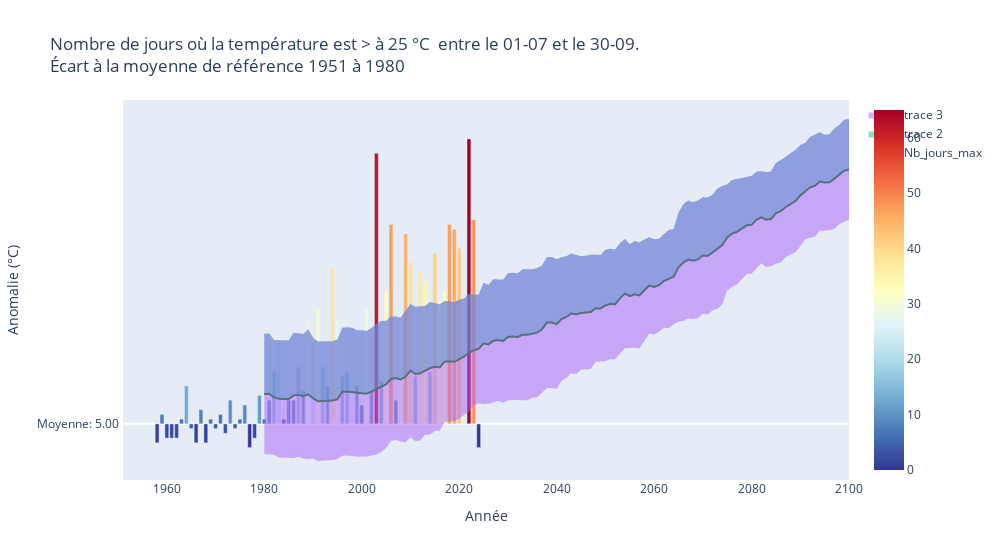

Notebook code cell kept with this figure:
### Code cell
fig

### Figure 1 — Plotly figure (JSON) as saved in the notebook; plotly's stock layout.template omitted (floating-point values rounded to 4 significant figures; data arrays with more than 128 entries replaced by an {"elided": "..."} marker saying what was removed)
{"data": [{"hovertemplate": "Année: %{x}<br>Anomalie: %{y:.1f}°", "marker": {"color": [2, 2, 2, 6, 13, 4, 1, 8, 1, 6, 4, 7, 3, 10, 4, 6, 9, 0, 2, 11, 6, 10, 16, 22, 6, 10, 10, 17, 12, 27, 22, 29, 17, 13, 38, 27, 15, 16, 24, 13, 9, 29, 12, 62, 14, 33, 47, 10, 28, 45, 39, 15, 37, 35, 16, 41, 31, 33, 47, 46, 1, 7, 42, 25, 65, 48, 0], "coloraxis": "coloraxis"}, "name": "Nb_jours_max", "type": "bar", "x": [1960, 1961, 1962, 1963, 1964, 1965, 1966, 1967, 1968, 1969, 1970, 1971, 1972, 1973, 1974, 1975, 1976, 1977, 1978, 1979, 1980, 1981, 1982, 1983, 1984, 1985, 1986, 1987, 1988, 1989, 1990, 1991, 1992, 1993, 1994, 1995, 1996, 1997, 1998, 1999, 2000, 2001, 2002, 2003, 2004, 2005, 2006, 2007, 2008, 2009, 2010, 2011, 2012, 2013, 2014, 2015, 2016, 2017, 2018, 2019, 1958, 1959, 2020, 2021, 2022, 2023, 2024], "y": [-3, -3, -3, 1, 8, -1, -4, 3, -4, 1, -1, 2, -2, 5, -1, 1, 4, -5, -3, 6, 1, 5, 11, 17, 1, 5, 5, 12, 7, 22, 17, 24, 12, 8, 33, 22, 10, 11, 19, 8, 4, 24, 7, 57, 9, 28, 42, 5, 23, 40, 34, 10, 32, 30, 11, 36, 26, 28, 42, 41, -4, 2, 37, 20, 60, 43, -5]}, {"hovertemplate": "Année: %{x}<br>Anomalie: %{y:.1f}°", "legendgroup": "", "line": {"color": "green", "dash": "solid"}, "marker": {"symbol": "circle"}, "mode": "lines", "name": "", "orientation": "v", "showlegend": false, "type": "scatter", "x": {"elided": "150 int values"}, "xaxis": "x", "y": {"elided": "150 float values"}, "yaxis": "y"}, {"fill": "tonexty", "hovertemplate": "Année: %{x}<br>Anomalie: %{y:.1f}°", "line": {"width": 0}, "mode": "lines", "type": "scatter", "x": {"elided": "150 int values"}, "y": {"elided": "150 float values"}}, {"fill": "tonexty", "hovertemplate": "Année: %{x}<br>Anomalie: %{y:.1f}°", "line": {"width": 0}, "mode": "lines", "type": "scatter", "x": {"elided": "150 int values"}, "y": {"elided": "150 float values"}}], "layout": {"coloraxis": {"colorscale": [[0, "rgb(49,54,149)"], [0.1, "rgb(69,117,180)"], [0.2, "rgb(116,173,209)"], [0.3, "rgb(171,217,233)"], [0.4, "rgb(224,243,248)"], [0.5, "rgb(255,255,191)"], [0.6, "rgb(254,224,144)"], [0.7, "rgb(253,174,97)"], [0.8, "rgb(244,109,67)"], [0.9, "rgb(215,48,39)"], [1, "rgb(165,0,38)"]]}, "title": {"text": "Nombre de jours où la température est > à 25 °C  entre le 01-07 et le 30-09.<br>Écart à la moyenne de référence 1951 à 1980"}, "width": 1000, "xaxis": {"title": {"text": "Année"}}, "yaxis": {"ticktext": ["Moyenne: 5.00 "], "tickvals": [0], "title": {"text": "Anomalie (°C)"}}}}
